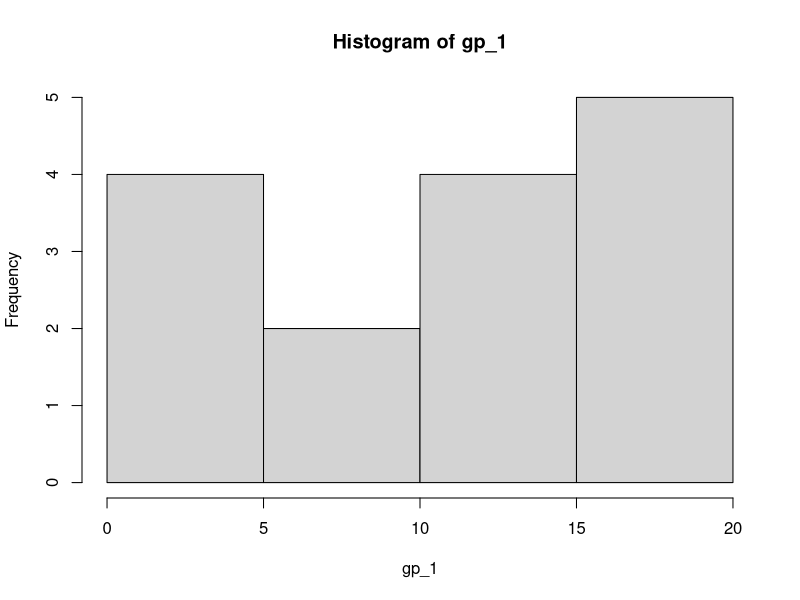
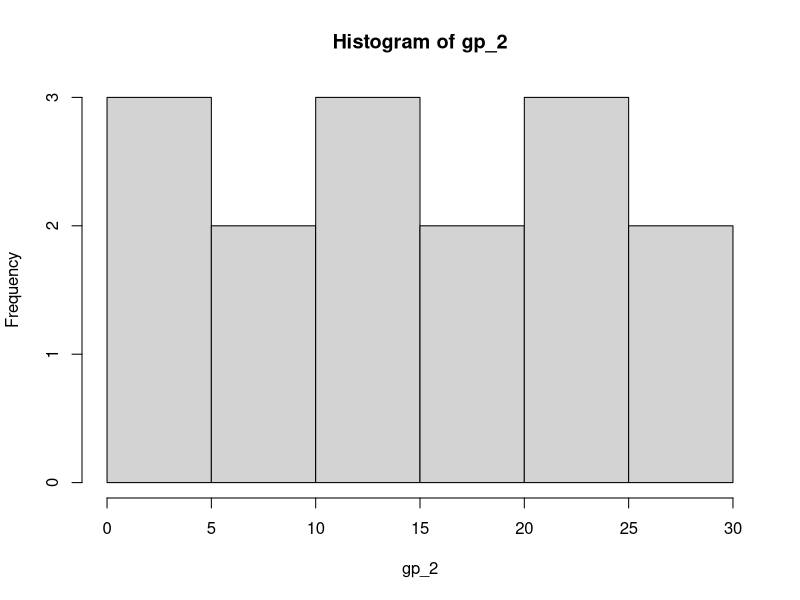
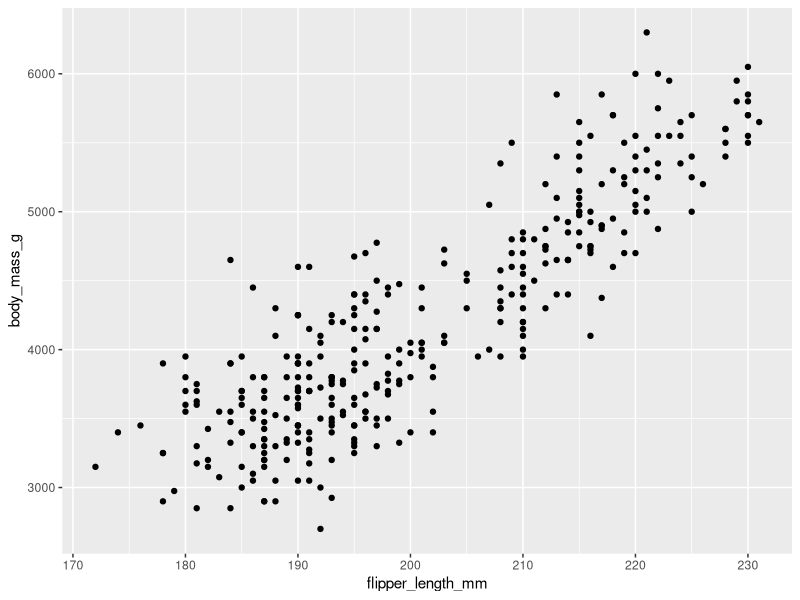

Write R code to recreate these figures, in order.
## ---- chunk 1
knitr::opts_chunk$set(echo = TRUE)
library(tidyverse)
library(palmerpenguins)
library(ggpubr)
library(broom)
## ---- chunk 2
set.seed(1414)
gp_1 <- sample.int(20, size = 15, replace = TRUE)

# set.seed is to create a "pseudorandom" sample

set.seed(1424)
gp_2 <- sample.int(30, size = 15, replace = TRUE)
## ---- chunk 3
hist(gp_1)

hist(gp_2)
## ---- chunk 4
my_mwu <- wilcox.test(gp_1, gp_2)
## ---- chunk 5
ggplot(data = penguins, aes(x = flipper_length_mm, y = body_mass_g)) +
  geom_point()
## ---- chunk 6
penguin_lm <- lm(body_mass_g ~ flipper_length_mm, data = penguins)

summary(penguin_lm)
## ---- chunk 7
penguin_lm_tidy <- broom::tidy(penguin_lm)

penguin_int <- penguin_lm_tidy$estimate[1] # this is to get just the intercept

penguin_coef <- penguin_lm_tidy$estimate[2]

penguin_lm_out <- broom::glance(penguin_lm) # this is to look at the stats more easily 
penguin_lm_out
